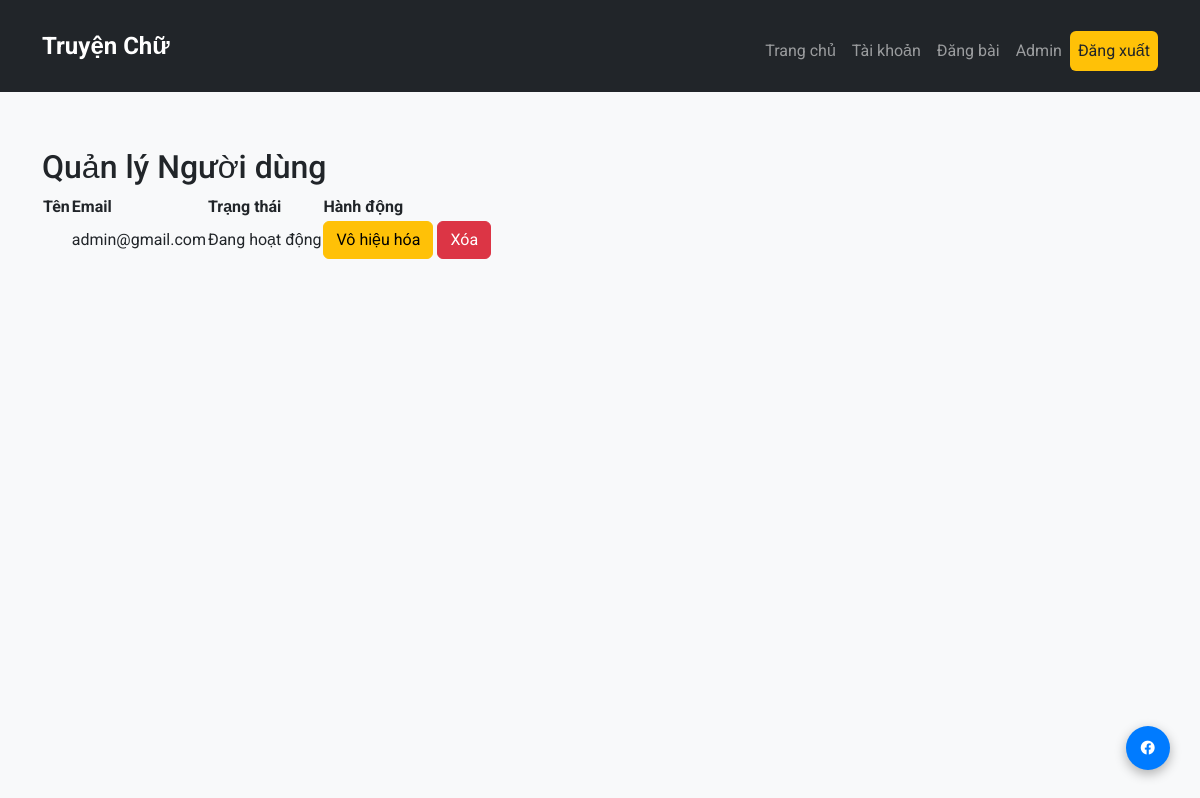
Page /admin/manage_users (signed in) on the earlier database version.
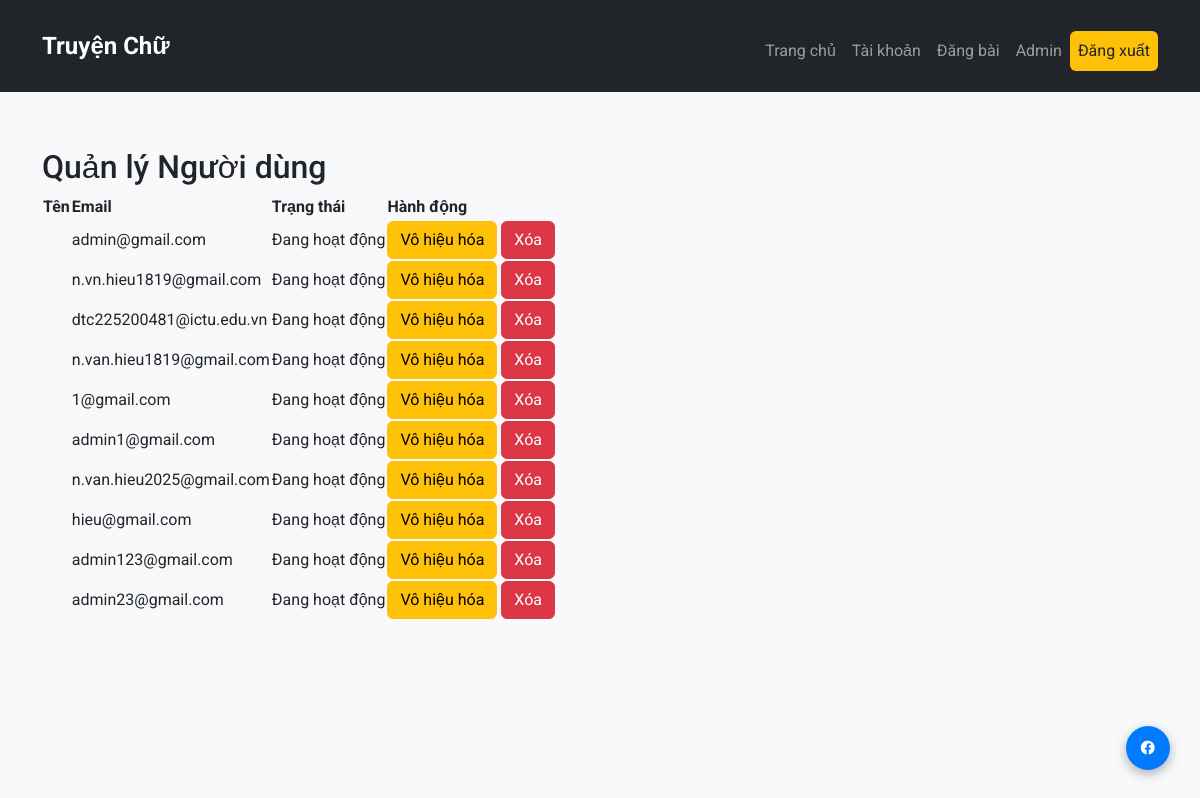
Same page on the later database version.
### app/models.py (models this page shows, shortened)
class User(db.Model):
    __tablename__ = 'user'  # Đặt tên bảng rõ ràng
    user_id = db.Column(db.Integer, primary_key=True)
    email = db.Column(db.String(100), nullable=False, unique=True)
    password_hash = db.Column(db.String(128), nullable=False)  # Mã hóa mật khẩu
    is_active = db.Column(db.Boolean, default=True)  # Trạng thái tài khoản
    stories = db.relationship('Story', back_populates='author', cascade='all, delete-orphan')
    comments = db.relationship('Comment', back_populates='author', cascade='all, delete-orphan')

### app/routes.py (the view)
@admin.route("/admin/manage_users")
def manage_users():
    if "user" in session and session.get("is_admin"):
        users = User.query.all()
        return render_template("manage_users.html", users=users)
    flash("You need to be an admin to access this page.", "danger")
    return redirect(url_for("main.login"))

### app/templates/manage_users.html (shortened to what this page needs)
{% extends "base.html" %}
{% block content %}
<h2>Quản lý Người dùng</h2>
{% if users %}
<table>
    <thead>
        <tr>
            <th>Tên</th>
            <th>Email</th>
            <th>Trạng thái</th>
            <th>Hành động</th>
        </tr>
    </thead>
    <tbody>
        {% for user in users %}
        <tr>
            <td>{{ user.name }}</td>
            <td>{{ user.email }}</td>
            <td>{{ "Đang hoạt động" if user.is_active else "Đã vô hiệu hóa" }}</td>
            <td>
                {% if user.is_active %}
                    <a href="{{ url_for('admin.deactivate_user', user_id=user.user_id) }}" class="btn btn-warning">Vô hiệu hóa</a>
                {% else %}
                    <a href="{{ url_for('admin.activate_user', user_id=user.user_id) }}" class="btn btn-success">Kích hoạt</a>
                {% endif %}
                <a href="{{ url_for('admin.delete_user', user_id=user.user_id) }}" class="btn btn-danger" onclick="return confirm('Bạn có chắc chắn muốn xóa người dùng này không?')">Xóa</a>
            </td>
        </tr>
        {% endfor %}
    </tbody>
</table>
{% else %}
<p>Không có người dùng nào.</p>
{% endif %}
{% endblock %}

Differences in the rows shown:
added User: email "n.vn.hieu1819@gmail.com", is_active "Đang hoạt động"
added User: email "dtc225200481@ictu.edu.vn", is_active "Đang hoạt động"
added User: email "n.van.hieu1819@gmail.com", is_active "Đang hoạt động"
added User: email "1@gmail.com", is_active "Đang hoạt động"
added User: email "admin1@gmail.com", is_active "Đang hoạt động"
added User: email "n.van.hieu2025@gmail.com", is_active "Đang hoạt động"
added User: email "hieu@gmail.com", is_active "Đang hoạt động"
added User: email "admin123@gmail.com", is_active "Đang hoạt động"
added User: email "admin23@gmail.com", is_active "Đang hoạt động"
